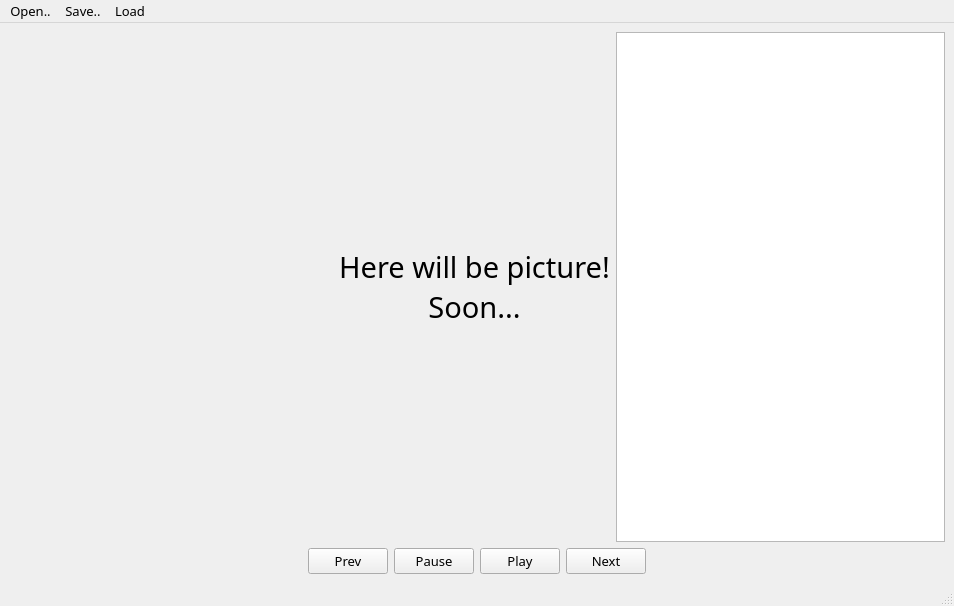
<?xml version="1.0" encoding="UTF-8"?>
<ui version="4.0">
 <class>MainWindow</class>
 <widget class="QMainWindow" name="MainWindow">
  <property name="geometry">
   <rect>
    <x>0</x>
    <y>0</y>
    <width>954</width>
    <height>606</height>
   </rect>
  </property>
  <property name="font">
   <font>
    <family>Century Gothic</family>
    <pointsize>10</pointsize>
   </font>
  </property>
  <property name="windowTitle">
   <string>AudioPlayer Lenchik and Vovchik</string>
  </property>
  <widget class="QWidget" name="centralwidget">
   <layout class="QVBoxLayout" name="verticalLayout">
    <item>
     <layout class="QHBoxLayout" name="horizontalLayout_2">
      <item>
       <spacer name="horizontalSpacer_3">
        <property name="orientation">
         <enum>Qt::Horizontal</enum>
        </property>
        <property name="sizeHint" stdset="0">
         <size>
          <width>40</width>
          <height>20</height>
         </size>
        </property>
       </spacer>
      </item>
      <item>
       <widget class="QLabel" name="label">
        <property name="font">
         <font>
          <family>MV Boli</family>
          <pointsize>22</pointsize>
         </font>
        </property>
        <property name="text">
         <string>Here will be picture!
Soon...</string>
        </property>
        <property name="alignment">
         <set>Qt::AlignCenter</set>
        </property>
       </widget>
      </item>
      <item>
       <widget class="QListView" name="listView_songs"/>
      </item>
     </layout>
    </item>
    <item>
     <layout class="QHBoxLayout" name="horizontalLayout">
      <item>
       <spacer name="horizontalSpacer_2">
        <property name="orientation">
         <enum>Qt::Horizontal</enum>
        </property>
        <property name="sizeHint" stdset="0">
         <size>
          <width>40</width>
          <height>20</height>
         </size>
        </property>
       </spacer>
      </item>
      <item>
       <widget class="QPushButton" name="pushButton_previous">
        <property name="text">
         <string>Prev</string>
        </property>
        <property name="icon">
         <iconset>
          <normaloff>icons/control-skip-180.png</normaloff>icons/control-skip-180.png</iconset>
        </property>
       </widget>
      </item>
      <item>
       <widget class="QPushButton" name="pushButton_pause">
        <property name="text">
         <string>Pause</string>
        </property>
        <property name="icon">
         <iconset>
          <normaloff>icons/control-pause.png</normaloff>icons/control-pause.png</iconset>
        </property>
        <property name="checkable">
         <bool>true</bool>
        </property>
       </widget>
      </item>
      <item>
       <widget class="QPushButton" name="pushButton_play">
        <property name="text">
         <string>Play</string>
        </property>
        <property name="icon">
         <iconset>
          <normaloff>icons/control.png</normaloff>icons/control.png</iconset>
        </property>
       </widget>
      </item>
      <item>
       <widget class="QPushButton" name="pushButton_next">
        <property name="text">
         <string>Next</string>
        </property>
        <property name="icon">
         <iconset>
          <normaloff>icons/control-skip.png</normaloff>icons/control-skip.png</iconset>
        </property>
       </widget>
      </item>
      <item>
       <spacer name="horizontalSpacer">
        <property name="orientation">
         <enum>Qt::Horizontal</enum>
        </property>
        <property name="sizeHint" stdset="0">
         <size>
          <width>40</width>
          <height>20</height>
         </size>
        </property>
       </spacer>
      </item>
     </layout>
    </item>
   </layout>
  </widget>
  <widget class="QStatusBar" name="statusbar"/>
  <widget class="QMenuBar" name="menubar">
   <property name="geometry">
    <rect>
     <x>0</x>
     <y>0</y>
     <width>954</width>
     <height>23</height>
    </rect>
   </property>
   <property name="font">
    <font>
     <pointsize>10</pointsize>
     <weight>50</weight>
     <italic>false</italic>
     <bold>false</bold>
     <underline>false</underline>
     <strikeout>false</strikeout>
    </font>
   </property>
   <property name="autoFillBackground">
    <bool>false</bool>
   </property>
   <widget class="QMenu" name="menuOpen">
    <property name="title">
     <string>Open..</string>
    </property>
    <addaction name="actionOpen_Directory"/>
   </widget>
   <widget class="QMenu" name="menuSave">
    <property name="title">
     <string>Save..</string>
    </property>
    <addaction name="actionSave_current_AudioPlayer"/>
   </widget>
   <widget class="QMenu" name="menuLoad">
    <property name="title">
     <string>Load</string>
    </property>
    <addaction name="actionLoad_AudioPlayer"/>
   </widget>
   <addaction name="menuOpen"/>
   <addaction name="menuSave"/>
   <addaction name="menuLoad"/>
  </widget>
  <action name="actionOpen_Directory">
   <property name="text">
    <string>Open Directory</string>
   </property>
  </action>
  <action name="actionSave_current_AudioPlayer">
   <property name="text">
    <string>Save current AudioPlayer</string>
   </property>
  </action>
  <action name="actionLoad_AudioPlayer">
   <property name="text">
    <string>Load AudioPlayer</string>
   </property>
  </action>
 </widget>
 <resources/>
 <connections/>
</ui>
